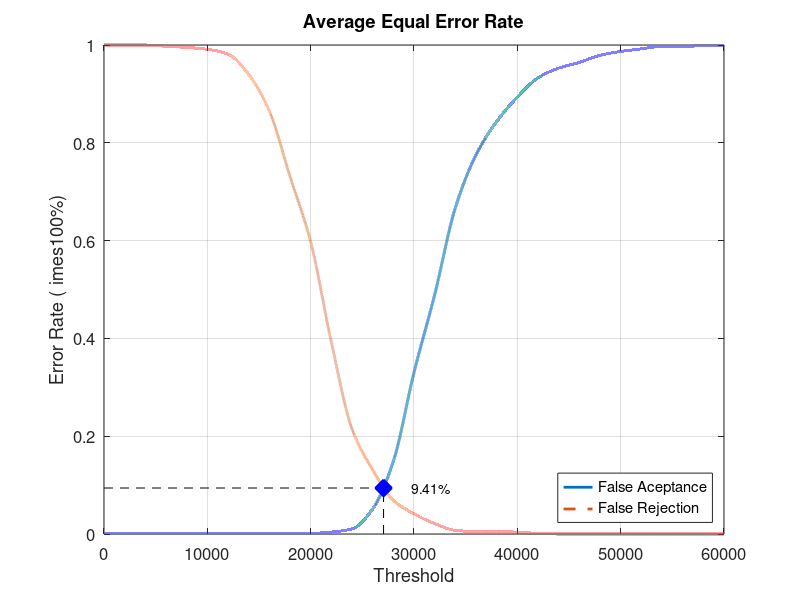
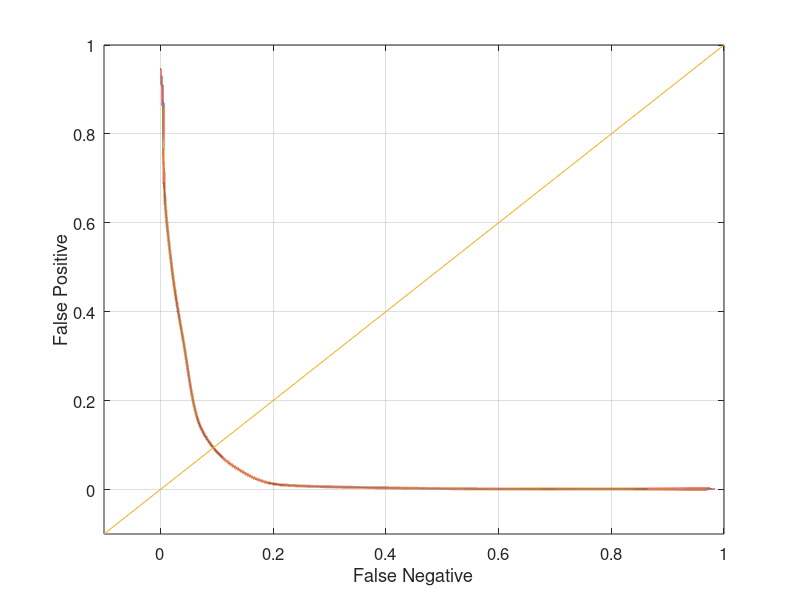

Here is the MATLAB script that generated these plots, in order:
close all;
clear;
clc;
x = 0:2000:60000;
xq = 0:0.5:60000;

y0 = [0 0.00131579 0.00131579 0.00131579 0.00131579 0.00131579 0.00131579 0.00131579 0.00131579 0.00131579 0.00131579 0.00394737 0.0105263 0.0513158 0.148684 0.330263 0.489474 0.667105 0.775 0.843421 0.893421 0.932895 0.952632 0.964474 0.978947 0.986842 0.992105 0.997368 0.997368 0.998684 1]
yy0 = interp1(x, y0, xq, 'pchip');
y1 = [1 1 1 0.9975 0.995 0.99125 0.98125 0.94 0.865 0.73125 0.5975 0.3925 0.215 0.13125 0.06875 0.04125 0.02125 0.0075 0.005 0.005 0.00375 0.00125 0 0 0 0 0 0 0 0 0]
yy1 = interp1(x, y1, xq, 'pchip');

% Calculating EER: 
y2 = abs(y0 - y1);
find(y2 == min(y2))
yy2 = abs(yy0 - yy1);
xEER = find(yy2 == min(yy2));
xEERIndex = xq(xEER) % X-axis EER
yEER = yy0(xEER) % Y-axis EER

main = figure
plot(xq, yy0,'-','LineWidth', 2);	hold on
plot(xq, yy1,'--','LineWidth', 2);	hold on
plot([xEERIndex xEERIndex], [0 yEER], 'k--');	hold on
plot([0 xEERIndex], [yEER yEER], 'k--');	hold on
plot(xEERIndex, yEER, 'bx', 'LineWidth', 10);	hold on
text(xEERIndex + 10 * xEERIndex / 100, yEER, [num2str(round((10000 * yEER)) / 100) '%'])
legend('False Aceptance', 'False Rejection', 'Location', 'SouthEast')
xlabel('Threshold')
ylabel('Error Rate (	imes100%)')
title('Average Equal Error Rate')
set(gca, 'FontSize', 12)
axis([0 60000 0 1])
grid on

print(main, 'Experiment4AverageMain', '-dpng');
FNRxFPR = figure('Color', [1 1 1]);
plot(yy1, yy0, '-', yy1, yy0, 'LineWidth', 2);
hold on
y = -0.1:0.1:1
plot(y, y); 
set(gca, 'FontSize', 12)
xlabel('False Negative')
ylabel('False Positive')
axis([-0.1 1 -0.1 1])
set(gca, 'FontSize', 12)
grid on

print(FNRxFPR, 'Experiment4AverageFNRxFPR','-dpng');
